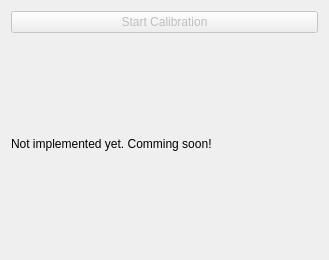
<?xml version="1.0" encoding="UTF-8"?>
<ui version="4.0">
 <class>calibrate_temperature</class>
 <widget class="QWidget" name="calibrate_temperature">
  <property name="geometry">
   <rect>
    <x>0</x>
    <y>0</y>
    <width>329</width>
    <height>260</height>
   </rect>
  </property>
  <property name="windowTitle">
   <string>Form</string>
  </property>
  <layout class="QVBoxLayout" name="verticalLayout">
   <item>
    <layout class="QVBoxLayout" name="vlayout">
     <item>
      <widget class="QPushButton" name="start_button">
       <property name="enabled">
        <bool>false</bool>
       </property>
       <property name="text">
        <string>Start Calibration</string>
       </property>
       <property name="flat">
        <bool>false</bool>
       </property>
      </widget>
     </item>
     <item>
      <widget class="QLabel" name="text_label">
       <property name="text">
        <string>Not implemented yet. Comming soon!</string>
       </property>
       <property name="wordWrap">
        <bool>true</bool>
       </property>
      </widget>
     </item>
    </layout>
   </item>
  </layout>
 </widget>
 <resources/>
 <connections/>
</ui>
